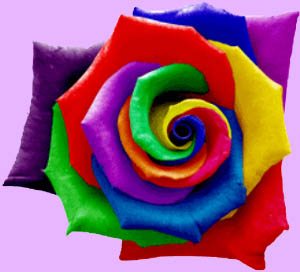
#> input picture Vision_por_computador/Practica1/p1_imagenes/rosa.jpg, 300 x 272 px
$ python test_hide_img.py --image ../Practica1/p1_imagenes/rosa.jpg
#> lines starting #> are read from the running program, lines starting #| are printed output that depends on the picture
# -*- coding: utf-8 -*-

"""
  @author Nicolás Cubero

  Visión por Computador
  Trabajo 2 - Lo que oculta una imagen
  Fecha: 7 de Junio de 2020
"""

# Importar librerías
import argparse
import cv2 as cv
import numpy as np
import matplotlib.pyplot as plt
from steg_images import hideImage

# Leer argumentos pasados
parser = argparse.ArgumentParser(description='Revela una imagen '\
                                        'oculta en otra que tiene un determinado'\
                                        ' número de niveles d eprofundidad')
parser.add_argument('-i', '--image', help='Ruta de las imágen hospedadora de la'\
                                ' imagen oculta', type=str)
parser.add_argument('-o', '--ocult_img', help='Ruta de las imágen a ocultar'\
                                ' imagen oculta', type=str)
args = parser.parse_args()

img_filename = args.image
hid_filename = args.ocult_img


# Cargar la imagen
img = cv.imread(img_filename, cv.IMREAD_GRAYSCALE)
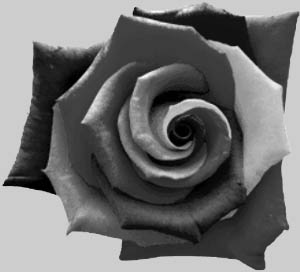
#> img: shape (272, 300); min 0, max 252, mean 113.5

if img is None:
    print('No se pudo leer "{}"'.format(img_filename))
    exit(-1)

hid_img = cv.imread(hid_filename, cv.IMREAD_GRAYSCALE)

if hid_img is None:
    print('No se pudo leer "{}"'.format(hid_filename))
#> (the run stopped early here; a loop or call above may not have finished)
